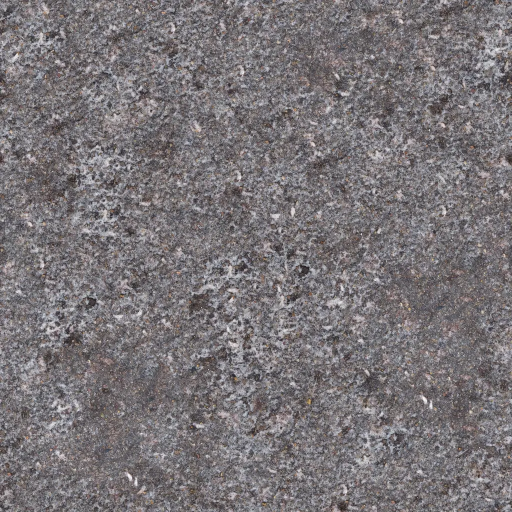
#> input picture play/assets/rally/asphalt_snow_diff_1k.webp, 1024 x 1024 px (shown at 1/2 size); its folder holds only this picture in this run
$ python lowres-textures.py ../play/assets/rally
#> lines starting #> are read from the running program, lines starting #| are printed output that depends on the picture
# Low-tier texture set: half-resolution copies (<name>_512.<ext>) of the PBR maps in public/assets/tex and
# public/assets/rally, loaded by src/ui/gfx.js on the Bassa setting; oversized 1k maps are re-encoded in place only
# when that is visually lossless (PSNR >= 40 dB and >= 20% smaller). Usage: python3 -I tools/lowres-textures.py public/assets [--dry]
import sys, os, glob, io, math
from PIL import Image
root = sys.argv[1]; dry = '--dry' in sys.argv

def psnr(a, b):
    import numpy as np
    a = np.asarray(a, dtype=np.float64); b = np.asarray(b, dtype=np.float64)
    m = ((a - b) ** 2).mean()
    return 99 if m == 0 else 10 * math.log10(255 ** 2 / m)

QJ = {}
def enc(im, fmt, kind):
    buf = io.BytesIO()
    if fmt == 'JPEG':
        q = QJ.get(kind, 87)
        im.save(buf, 'JPEG', quality=q, optimize=True, progressive=False, subsampling=0 if kind == 'nor' else 2)
    else:
        q = 90 if kind == 'nor' else 85
        im.save(buf, 'WEBP', quality=q, method=6)
    return buf.getvalue()

tot0 = tot1 = low = 0
for f in sorted(glob.glob(root + '/tex/*.jpg') + glob.glob(root + '/rally/*.webp')):
    name = os.path.basename(f)
    if '_512.' in name: continue
    kind = 'nor' if '_nor' in name else 'rough' if '_rough' in name else 'diff'
    fmt = 'JPEG' if f.endswith('.jpg') else 'WEBP'
    im = Image.open(f); im.load()
#> further down, im is the input picture: PIL image 1024x1024 RGB; mean R, G, B 121, 116.1, 118.9
    if kind == 'rough' and im.mode != 'L': im = im.convert('L')  # three reads roughness from .g: grey is identical
    elif im.mode not in ('RGB', 'L'): im = im.convert('RGB')
    QJ.clear(); QJ.update({'nor': 95, 'diff': 95, 'rough': 95})
    size0 = os.path.getsize(f); data = enc(im, fmt, kind)
    QJ.clear(); QJ.update({'nor': 90, 'diff': 85, 'rough': 85})
    p = psnr(Image.open(f).convert(im.mode), Image.open(io.BytesIO(data)).convert(im.mode))
#> in psnr, `m = ((a - b) ** 2).mean()`: m = 7.99
#> p = 39.11
    keep = len(data) < size0 * 0.8 and p >= 40
#> keep = False
    tot0 += size0; tot1 += len(data) if keep else size0
#> after `tot1 += len(data) if keep else size0`: tot1 = 358200
    # low-tier variant: half resolution (a 512 source stays 512)
    w, h = im.size
#> w = 1024; h = 1024
    sm = im if w <= 512 else im.resize((w // 2, h // 2), Image.LANCZOS)
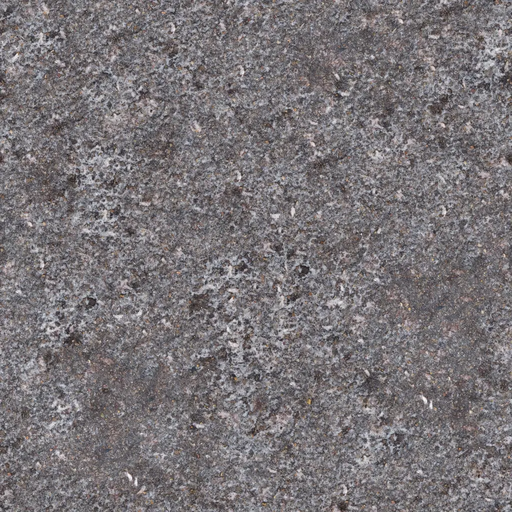
#> sm: PIL image 512x512 RGB; mean R, G, B 121, 116.1, 118.9
    sdata = enc(sm, fmt, kind) if w > 512 else open(f, 'rb').read()
    lname = f.replace('_1k.', '_512.').replace('_2k.', '_512h.')
    low += len(sdata)
#> low = 109148
    print(f'{name:42s} {size0//1024:5d}k -> {(len(data) if keep else size0)//1024:5d}k psnr {p:5.1f} {"KEEP" if keep else "orig"}  low {len(sdata)//1024}k')
#| asphalt_snow_diff_1k.webp                    349k ->   349k psnr  39.1 orig  low 106k
    if not dry:
        if keep: open(f, 'wb').write(data)
        if '_2k.' not in name:
            if w <= 512: open(lname, 'wb').write(open(f, 'rb').read())
            else: open(lname, 'wb').write(sdata)
print(f'total {tot0//1024}k -> {tot1//1024}k ; low set {low//1024}k')
#| total 349k -> 349k ; low set 106k
